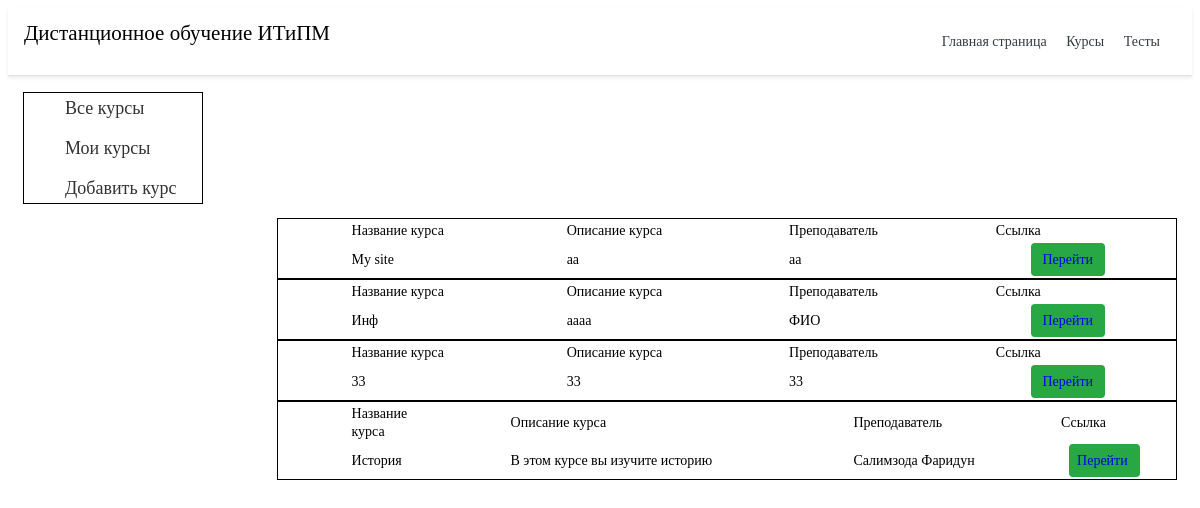
/course/, run on an earlier commit of the app's database.
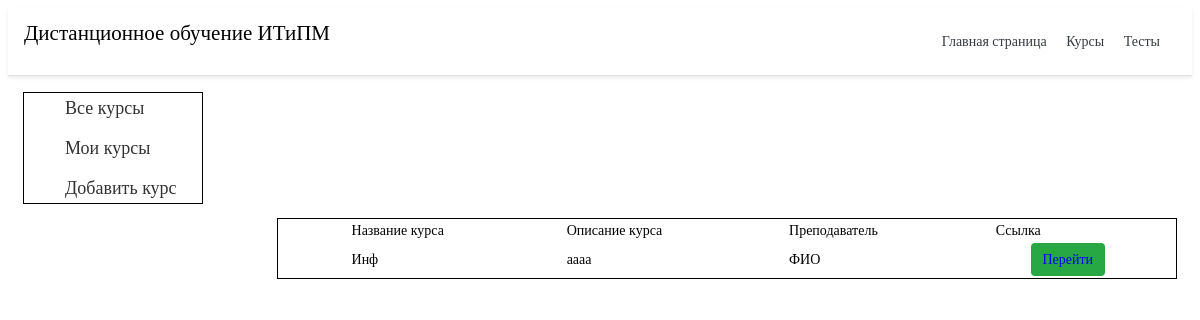
And on a later commit of the database.
### cours/models.py (models this page shows, shortened)
class CoueseTable(models.Model):
    title = models.CharField('Название курса', max_length=75)
    task = models.TextField('Описание курса', max_length=250)
    teache = models.CharField('Преподаватель', max_length=50)
    class Meta:
        verbose_name = 'Курс'
        verbose_name_plural = 'Курсы'

### cours/views.py (the view)
# urls.py: path('', views.cour, name='kurs'),
def cour(request):
    ku = CoueseTable.objects.order_by('id')
    return render(request, 'cours/cours_home.html', {'ku': ku})

### cours/templates/cours/cours_home.html (shortened to what this page needs)
{% extends 'main/base.html' %}
{% block content %}
<div class="menu_gl">
	<ul class="menu">
		<li><a class="cours_menu_a" href="#">Все курсы</a></li>
		<li><a href="#">Мои курсы</a></li>
		<li><a href="{% url 'adk' %}">Добавить курс</a></li>
	</ul>
</div>
{% if ku%}
{% for el in ku %}
<table>
	<tr>
		<table class="iksweb">
			<tbody>
				<tr>
					<td class="table_na">Название курса</td>
					<td class="table_na">Описание курса</td>
					<td class="table_na">Преподаватель</td>
					<td class="table_na">Ссылка</td>
				</tr>
				<tr>
					<td class="table_na">{{ el.title }}</td>
					<td class="table_na">{{ el.task }}</td>
					<td class="table_na">{{ el.teache }}</td>
					<td class="table_na">
					<td class="btn btn-success"><a href="{% url 'datail' el.id %}">Перейти</a>
						</button></td>
				</tr>
			</tbody>
		</table>
	</tr>
</table>
{%endfor%}
{% else %}
<p>Вы не добавили курсов</p>
{%endif%}
{% endblock %}

What changed in the data, as far as the page shows it:
removed CoueseTable: title "My site", task "aa", teache "aa"
removed CoueseTable: title "33", task "33", teache "33"
removed CoueseTable: title "История", task "В этом курсе вы изучите историю", teache "Салимзода Фаридун"
